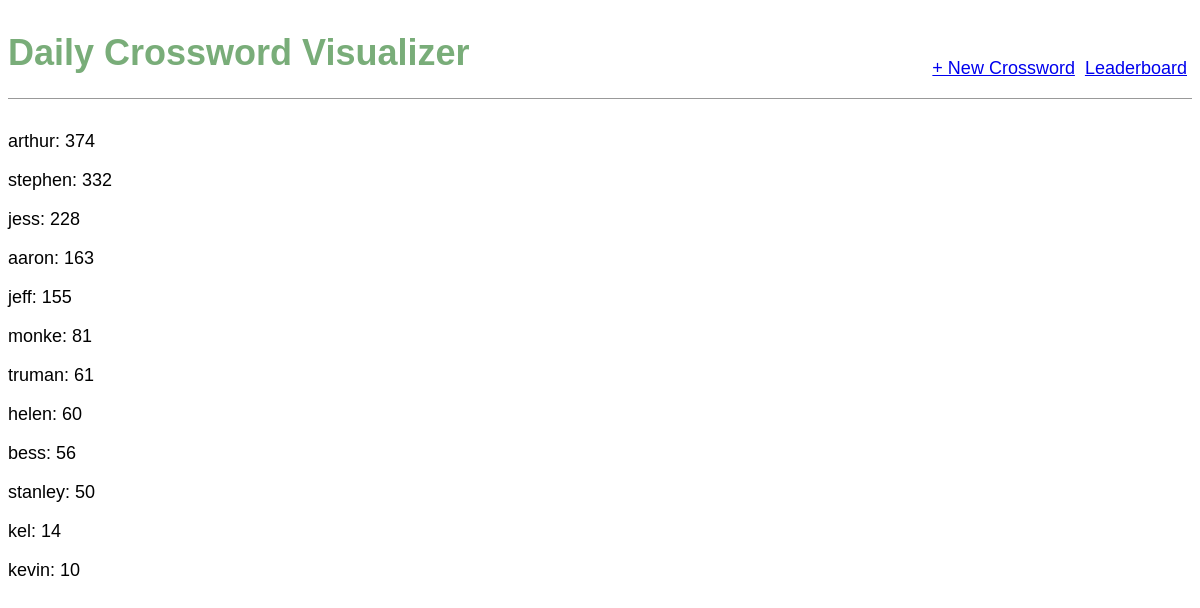
The page /tracker/leaderboard/ on the database its author committed.
### tracker/models.py (models this page shows)
class Participant(models.Model):
    alias = models.ForeignKey(AuthorizedUser, default=get_default_user, on_delete=models.CASCADE)
    cells = models.PositiveIntegerField()
    date = models.ForeignKey(PlayDate, default=get_default_date, on_delete=models.CASCADE)

### tracker/views.py (the view)
# urls.py: path('tracker/leaderboard/', ATLeaderboardView.as_view(), name= 'leaderboard'),
class ATLeaderboardView(ListView):
    model = Participant
    template_name = 'leaderboard.html'
    queryset = Participant.objects.values('alias').annotate(total_cells=Sum('cells')).order_by('-total_cells')

### templates/leaderboard.html
{% extends 'base.html' %}
{% block content %}
    {% for participant in object_list %}
        <div class="participants">
            <p>{{ participant.alias }}: {{ participant.total_cells }}</p>
        </div>
    {% endfor %}
{% endblock content %}

### static/css/base.css (style rules this page uses)
body { font-family: 'Source Sans Pro', sans-serif; font-size: 18px; }

### rows shown on the page
Participant: alias "kel", total_cells "14"
Participant: alias "kevin", total_cells "10"

### other values the page prints
{{ participant.alias }} "arthur" "stephen" "jess" "aaron" "jeff" "monke" "truman" "helen" "bess" "stanley"
{{ participant.total_cells }} "374" "332" "228" "163" "155" "81" "61" "60" "56" "50"
